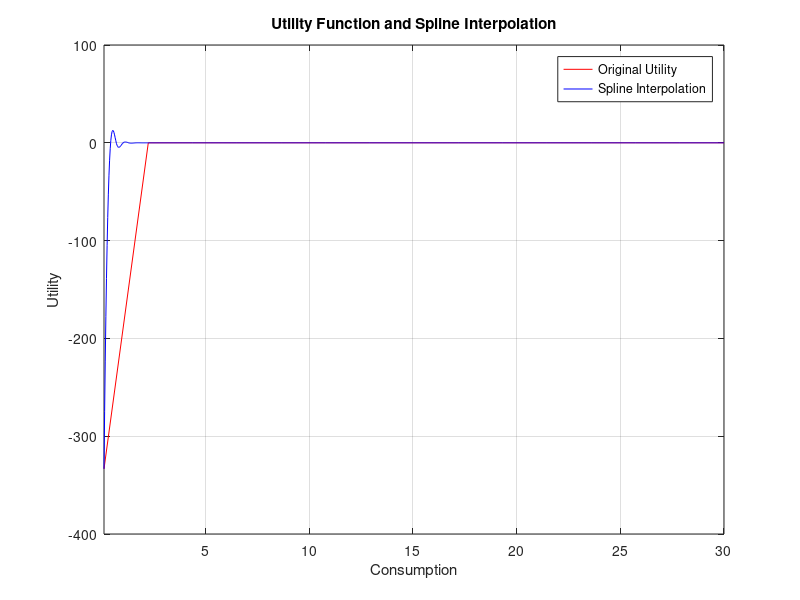

Here is the MATLAB script that generated this plot:
% Econ 527 Spring 2026
% Professor Greaney
% Written by: Camille Bergeron
% Due: April 21, 2026
% Last Edited: April 11, 2026


%% Part 2: Interpolation

% vector for consumption grid
c_grid = linspace(0.1, 30, 100); % consumption grid from 0.1 to 30 with step of 0.01
disp('Consumption grid:');
disp(c_grid(1:10));

% evaluating utility function at the consumption grid points

function u = crra_utility(c, gamma)
    if gamma == 1
        u = log(c); % logarithmic utility for gamma = 1
    else
        u = c.^(1-gamma) / (1-gamma); % CRRA utility for gamma != 1
    end
end

gamma = 4; % risk aversion parameter
u_grid = crra_utility(c_grid, gamma); % utility grid using CRRA utility function
disp('Original utility values:');
disp(u_grid(1:10));

% spline interpolation
spline_interp = spline(c_grid, u_grid); % create spline interpolation object
c_grid_interp = linspace(0.1, 30, 1000); % new consumption grid for interpolation
u_interp = ppval(spline_interp, c_grid_interp); % evaluate spline interpolation at new dense consumption grid

% Plotting the original utility values and the interpolated values
figure;
fplot(@(x) crra_utility(x, gamma), [0.1, 30], 'r-', 'DisplayName', 'Original Utility'); % original utility function
hold on;
plot(c_grid_interp, u_interp, 'b-', 'DisplayName', 'Spline Interpolation'); % spline interpolation
xlabel('Consumption');
ylabel('Utility');
title('Utility Function and Spline Interpolation');
legend;
grid on;    

% error = max(abs(u_grid - u_interp)); % calculate maximum error between original and interpolated utility values
% disp('Maximum error between original and interpolated utility values:');
% disp(error);    
